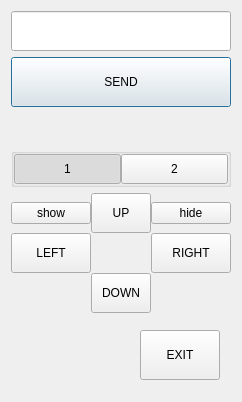
<?xml version="1.0" encoding="UTF-8"?>
<ui version="4.0">
 <class>Dialog</class>
 <widget class="QDialog" name="Dialog">
  <property name="geometry">
   <rect>
    <x>0</x>
    <y>0</y>
    <width>239</width>
    <height>402</height>
   </rect>
  </property>
  <property name="windowTitle">
   <string>Dialog</string>
  </property>
  <layout class="QVBoxLayout" name="verticalLayout">
   <item>
    <widget class="QLineEdit" name="lineEdit_cmd">
     <property name="minimumSize">
      <size>
       <width>0</width>
       <height>40</height>
      </size>
     </property>
    </widget>
   </item>
   <item>
    <widget class="QPushButton" name="pushButton_send">
     <property name="minimumSize">
      <size>
       <width>0</width>
       <height>50</height>
      </size>
     </property>
     <property name="text">
      <string>SEND</string>
     </property>
    </widget>
   </item>
   <item>
    <spacer name="verticalSpacer">
     <property name="orientation">
      <enum>Qt::Vertical</enum>
     </property>
     <property name="sizeHint" stdset="0">
      <size>
       <width>20</width>
       <height>40</height>
      </size>
     </property>
    </spacer>
   </item>
   <item>
    <widget class="QGroupBox" name="groupBox">
     <property name="title">
      <string/>
     </property>
     <layout class="QHBoxLayout" name="horizontalLayout_2">
      <property name="spacing">
       <number>0</number>
      </property>
      <property name="leftMargin">
       <number>0</number>
      </property>
      <property name="topMargin">
       <number>0</number>
      </property>
      <property name="rightMargin">
       <number>0</number>
      </property>
      <property name="bottomMargin">
       <number>0</number>
      </property>
      <item>
       <widget class="QPushButton" name="pushButton_btn1">
        <property name="minimumSize">
         <size>
          <width>0</width>
          <height>30</height>
         </size>
        </property>
        <property name="text">
         <string>1</string>
        </property>
        <property name="checkable">
         <bool>true</bool>
        </property>
        <property name="checked">
         <bool>true</bool>
        </property>
        <property name="autoExclusive">
         <bool>true</bool>
        </property>
       </widget>
      </item>
      <item>
       <widget class="QPushButton" name="pushButton_btn2">
        <property name="minimumSize">
         <size>
          <width>0</width>
          <height>30</height>
         </size>
        </property>
        <property name="text">
         <string>2</string>
        </property>
        <property name="checkable">
         <bool>true</bool>
        </property>
        <property name="autoExclusive">
         <bool>true</bool>
        </property>
       </widget>
      </item>
     </layout>
    </widget>
   </item>
   <item>
    <widget class="QWidget" name="widget_2" native="true">
     <property name="minimumSize">
      <size>
       <width>0</width>
       <height>0</height>
      </size>
     </property>
     <layout class="QGridLayout" name="gridLayout">
      <property name="leftMargin">
       <number>0</number>
      </property>
      <property name="topMargin">
       <number>0</number>
      </property>
      <property name="rightMargin">
       <number>0</number>
      </property>
      <property name="bottomMargin">
       <number>0</number>
      </property>
      <property name="spacing">
       <number>0</number>
      </property>
      <item row="1" column="2">
       <widget class="QPushButton" name="pushButton_right">
        <property name="minimumSize">
         <size>
          <width>60</width>
          <height>40</height>
         </size>
        </property>
        <property name="text">
         <string>RIGHT</string>
        </property>
       </widget>
      </item>
      <item row="1" column="1">
       <spacer name="horizontalSpacer_4">
        <property name="orientation">
         <enum>Qt::Horizontal</enum>
        </property>
        <property name="sizeHint" stdset="0">
         <size>
          <width>40</width>
          <height>20</height>
         </size>
        </property>
       </spacer>
      </item>
      <item row="2" column="1">
       <widget class="QPushButton" name="pushButton_down">
        <property name="minimumSize">
         <size>
          <width>60</width>
          <height>40</height>
         </size>
        </property>
        <property name="text">
         <string>DOWN</string>
        </property>
       </widget>
      </item>
      <item row="1" column="0">
       <widget class="QPushButton" name="pushButton_left">
        <property name="minimumSize">
         <size>
          <width>60</width>
          <height>40</height>
         </size>
        </property>
        <property name="text">
         <string>LEFT</string>
        </property>
       </widget>
      </item>
      <item row="0" column="1">
       <widget class="QPushButton" name="pushButton_up">
        <property name="minimumSize">
         <size>
          <width>60</width>
          <height>40</height>
         </size>
        </property>
        <property name="text">
         <string>UP</string>
        </property>
       </widget>
      </item>
      <item row="0" column="0">
       <widget class="QPushButton" name="pushButton_show">
        <property name="text">
         <string>show</string>
        </property>
       </widget>
      </item>
      <item row="0" column="2">
       <widget class="QPushButton" name="pushButton_hide">
        <property name="text">
         <string>hide</string>
        </property>
       </widget>
      </item>
     </layout>
    </widget>
   </item>
   <item>
    <widget class="QWidget" name="widget" native="true">
     <layout class="QHBoxLayout" name="horizontalLayout">
      <item>
       <spacer name="horizontalSpacer">
        <property name="orientation">
         <enum>Qt::Horizontal</enum>
        </property>
        <property name="sizeHint" stdset="0">
         <size>
          <width>40</width>
          <height>20</height>
         </size>
        </property>
       </spacer>
      </item>
      <item>
       <widget class="QPushButton" name="pushButton_exit">
        <property name="minimumSize">
         <size>
          <width>0</width>
          <height>50</height>
         </size>
        </property>
        <property name="maximumSize">
         <size>
          <width>100</width>
          <height>16777215</height>
         </size>
        </property>
        <property name="text">
         <string>EXIT</string>
        </property>
       </widget>
      </item>
     </layout>
    </widget>
   </item>
  </layout>
 </widget>
 <layoutdefault spacing="6" margin="11"/>
 <resources/>
 <connections/>
</ui>
